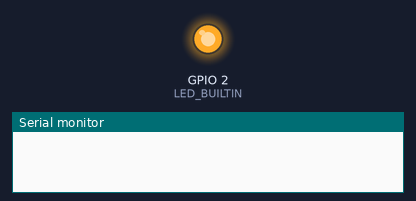
Bench run of a program on a simulated ESP8266 (Wemos D1 mini). Parts: output pins drawn as LEDs (lit = HIGH, except the on-board LED, lit = LOW), the last lines printed to the serial monitor. A WiFi scan finds three made-up networks.

Above: at 0.0 s.
At 2.1 s:
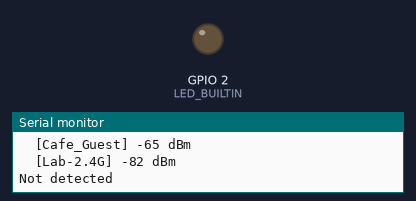
Timing chart, 0 to 3.6 s (numbered marks = the images above):
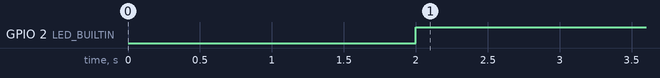

The program:

main.cpp
```cpp
#include <Arduino.h>
#include <ESP8266WiFi.h>

const char* TARGET_SSID = "iPhoneLouise";

void setup() {
  Serial.begin(115200);
  pinMode(LED_BUILTIN, OUTPUT);
  WiFi.mode(WIFI_STA);
  WiFi.disconnect();
}

void loop() {
  int found = WiFi.scanNetworks();
  int rssi = 0;

  for (int i = 0; i < found; i++) {
    Serial.printf("  [%s] %d dBm\n", WiFi.SSID(i).c_str(), WiFi.RSSI(i));
    if (WiFi.SSID(i) == TARGET_SSID) {
      rssi = WiFi.RSSI(i);
      break;
    }
  }

  if (rssi != 0) {
    Serial.printf("Detected! RSSI: %d dBm\n", rssi);
    digitalWrite(LED_BUILTIN, LOW);
  } else {
    Serial.println("Not detected");
    digitalWrite(LED_BUILTIN, HIGH);
  }

  delay(2000);
}
```

Measured:
- by itself, GPIO 2 (LED_BUILTIN): LOW → HIGH at 2.0 s
